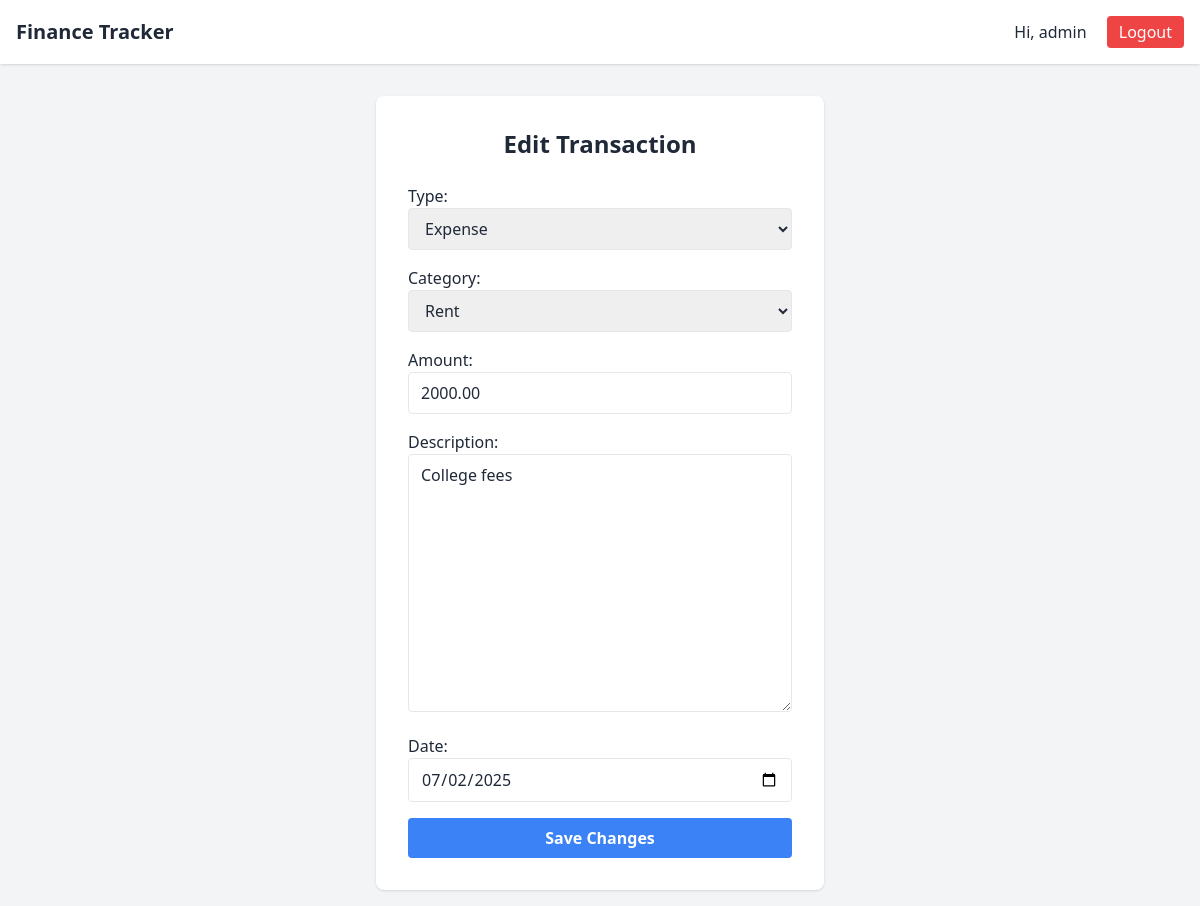
/transaction/edit/1/ (signed in), run on the app's committed database.
### finance/models.py (models this page shows, shortened)
class Transaction(models.Model):
    TYPE_CHOICES = [
        ('income', 'Income'),
        ('expense', 'Expense'),
    ]
    user = models.ForeignKey(User, on_delete=models.CASCADE)
    type = models.CharField(max_length=7, choices=TYPE_CHOICES)
    category = models.ForeignKey(Category, on_delete=models.SET_NULL, null=True)
    amount = models.DecimalField(max_digits=10, decimal_places=2)
    description = models.TextField(blank=True)
    date = models.DateField()

### finance/views.py (the view)
# urls.py: path('transaction/edit/<int:pk>/', views.edit_transaction, name='edit_transaction'),
@login_required
def edit_transaction(request, pk):
    transaction = get_object_or_404(Transaction, pk=pk, user=request.user)
    if request.method == 'POST':
        form = TransactionForm(request.POST, instance=transaction)
        if form.is_valid():
            form.save()
            messages.success(request, "Transaction updated.")
            return redirect('dashboard')
    else:
        form = TransactionForm(instance=transaction)
    return render(request, 'finance/edit_transaction.html', {'form': form})

### finance/forms.py
class TransactionForm(forms.ModelForm):
    date = forms.DateField(widget=forms.DateInput(attrs={'type': 'date'}))
    class Meta:
        model = Transaction
        fields = ['type', 'category', 'amount', 'description', 'date']
    def __init__(self, *args, **kwargs):
        super(TransactionForm, self).__init__(*args, **kwargs)
        for field in self.fields.values():
            field.widget.attrs.update({
                'class': 'w-full px-3 py-2 border rounded focus:outline-none focus:ring-2 focus:ring-blue-400'
            })
        self.fields['category'].queryset = Category.objects.none()
        self.fields['category'].empty_label = "Select a category (choose type first)"
        if 'type' in self.data:
            type_value = self.data.get('type')
            self.fields['category'].queryset = Category.objects.filter(type=type_value)
        elif self.instance.pk:
            self.fields['category'].queryset = Category.objects.filter(type=self.instance.type)

### finance/models.py (called while the page is built)
    def __str__(self):
        return self.name

### templates/finance/edit_transaction.html (shortened to what this page needs)
{% extends 'base.html' %}
{% block content %}
<div class="flex justify-center items-center min-h-[80vh]">
  <div class="w-full max-w-md bg-white p-8 rounded-lg shadow">
    <h2 class="text-2xl font-bold mb-6 text-center">Edit Transaction</h2>
    <form method="post" class="space-y-4">
      {{ form.as_p }}
      <button type="submit" class="w-full bg-blue-500 hover:bg-blue-600 text-white font-semibold py-2 px-4 rounded">
        Save Changes
      </button>
    </form>
  </div>
</div>
{% endblock %}

### templates/base.html (shortened to what this page needs)
<!DOCTYPE html>
<html lang="en">
<head>
    <script src="https://cdn.tailwindcss.com"></script>
</head>
<body class="bg-gray-100 text-gray-800 min-h-screen">
    <nav class="bg-white shadow p-4 flex justify-between items-center">
        <div class="text-xl font-bold">Finance Tracker</div>
        <div>
            {% if user.is_authenticated %}
                <span class="mr-4">Hi, {{ user.username }}</span>
                <form method="post" action="{% url 'logout' %}" class="inline">
                    <button class="bg-red-500 text-white px-3 py-1 rounded hover:bg-red-600">Logout</button>
                </form>
            {% else %}
                <a href="{% url 'login' %}" class="text-blue-500 hover:underline mr-4">Login</a>
                <a href="{% url 'register' %}" class="text-blue-500 hover:underline">Register</a>
            {% endif %}
        </div>
    </nav>
    <main class="max-w-3xl mx-auto p-4">
        {% block content %}{% endblock %}
    </main>
</body>
</html>

### data on the page
Transaction: type "Expense", category "Rent", amount "2000.00", description "College fees", date "07/02/2025"

### other printed values
{{ user.username }} "admin"
